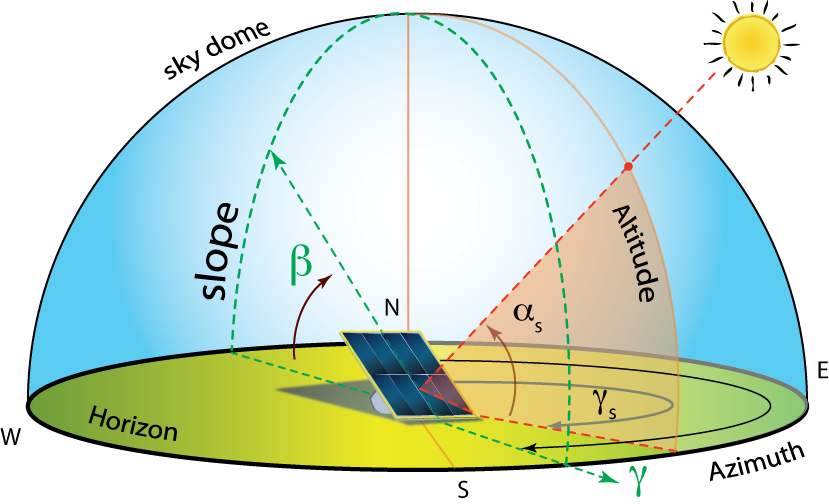
#> input picture picture.png, 829 x 504 px
$ python trial.py
#> lines starting #> are read from the running program, lines starting #| are printed output that depends on the picture
"""
Oscar Dring
CS021 Final Project
12/8/2022
"""


import math
import matplotlib.pyplot as plt
import matplotlib.image as mpimg


#menu display
print('-----------------------------------------------------------------------------------------------------------------------------------------------------------------')
print('|CS 021 Final Project|')
print('-----------------------------------------------------------------------------------------------------------------------------------------------------------------')
print('-----------------------------------------------------------------------------------------------------------------------------------------------------------------')
print('Welcome to the first Version of Oscar Drings Solar Tracking Algorithm!')
print('-----------------------------------------------------------------------------------------------------------------------------------------------------------------')
print('-----------------------------------------------------------------------------------------------------------------------------------------------------------------')
print('The purpose of this algorith is to help a solar designer optimize the angle of a solar array throughout the day, based on its location, to maximize its output.')
print('-----------------------------------------------------------------------------------------------------------------------------------------------------------------')
print('-----------------------------------------------------------------------------------------------------------------------------------------------------------------')
# Define the latitude and the time step (in hours)
LATITUDE = int(input('Please enter a latitude you would like to know the Solar Altitude and Panel Azumith for a region in the Northern Hemisphere between (0-90 degrees):'))
#> the answer given: 3

if LATITUDE < 0 or LATITUDE > 90:
  print('Im sorry, input is not within the scope of this Tracking Algorithm.Panel')
  LATITUDE = int(input('Please enter a latitude you would like to know the Solar Altitude and Panel Azumith for a region in the Northern Hemisphere between (0-90 degrees):'))


# Define the latitude and the time step (in hours)
#LATITUDE = 1
TIME_STEP = 1

# Define the solar declination angle (in degrees) as a function of time (in days)
def solar_declination(time):
  return 23.45 * math.sin(math.radians(360 * (time - 173) / 365))

# Define the hour angle (in degrees) as a function of time (in hours)
def hour_angle(time):
  return 15 * (time - 12)

# Define the solar altitude angle (in degrees) as a function of time (in hours)
def solar_altitude(latitude, time):
  declination = solar_declination(time / 24)
  angle = hour_angle(time)
  return math.degrees(math.asin(math.sin(math.radians(latitude)) * math.sin(math.radians(declination)) + math.cos(math.radians(latitude)) * math.cos(math.radians(declination)) * math.cos(math.radians(angle))))

# Define the solar panel tilt angle (in degrees) as a function of time (in hours)
def solar_panel_tilt(latitude, time):
  altitude = solar_altitude(latitude, time)
  return 90 - altitude

# Calculate the solar altitude and panel tilt angles for each hour
altitudes = []
tilt_angles = []
for hour in range(24):
  altitudes.append(solar_altitude(LATITUDE, hour))
  tilt_angles.append(solar_panel_tilt(LATITUDE, hour))

# Plot the solar altitude and panel tilt angles

plt.subplot(1,2,1)#row 1, col 2, index 1
plt.plot(altitudes, label='Solar Altitude')
plt.plot(tilt_angles, label='Solar Panel Tilt')
plt.xlabel('Time (hours)')
plt.ylabel('Angle (degrees)')
plt.title('Graph of Solar Altitude and Solar Panel Tilt')
plt.legend()


plt.subplot(1,2,2)#row 1, col 2, index 1
img = mpimg.imread('picture.png')
#> img is the input picture: shape (504, 829, 4) float32; mean R, G, B, A 0.525, 0.61, 0.552, 0.689
imgplot = plt.imshow(img)
plt.show()
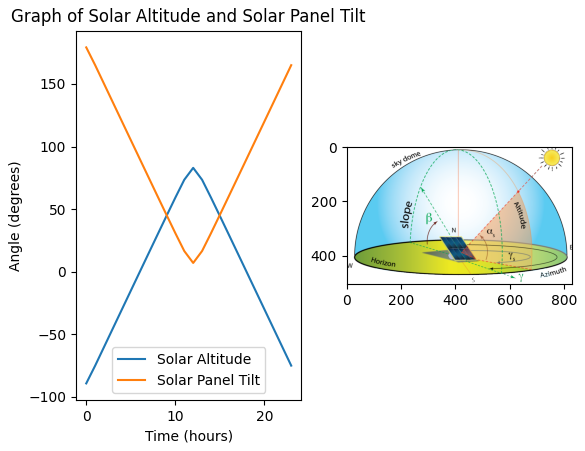
#> figure drawn by matplotlib, 2 panels; panel 1: curve peaks at x = 12, y = 82.98; panel 1: curve peaks at x = 0, y = 179.2
